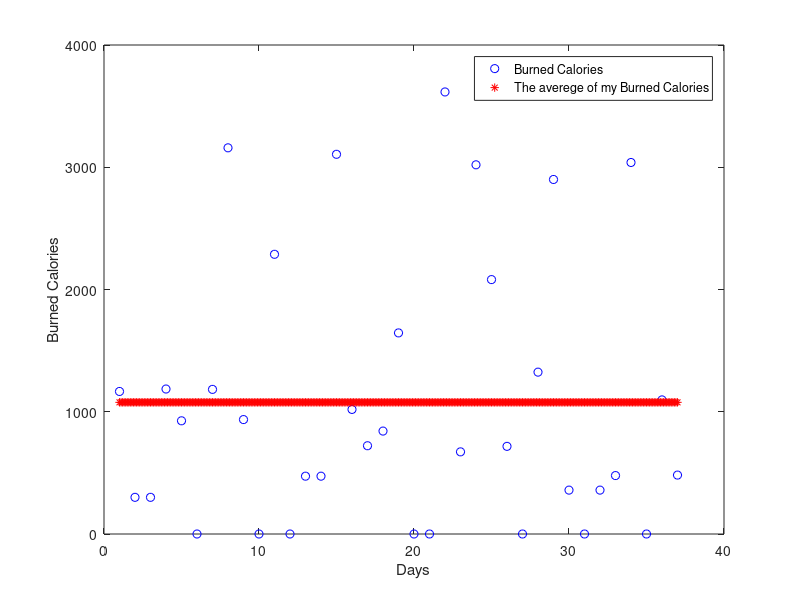

Recreate this plot in MATLAB.
x = 1:1:37;
x2 = 1:0.1:37;

% My calories:
y = [2583 3116 854 1732 1590 3167 2343 1531 1729 3081 3093 1148 2520 3107 1269 1928 2372 2015 2485 3091 2409 2359 2625 1689 1702 2322 2688 2733 1528 1701 2435 1379 2462 1603 1391 1097 2620];
% My Burnings calories:
t = [1166 300 300 1186 926 0 1183 3159 936 0 2288 0 473 473 3106 1019 722 842 1645 0 0 3616 672 3020 2081 717 0 1324 2900 359 0 359 478 3039 0 1097 482];

z = 1077;

plot(x,t,'bo',x2,z,'r*');
legend('Burned Calories','The averege of my Burned Calories');
xlabel('Days')
ylabel('Burned Calories') 